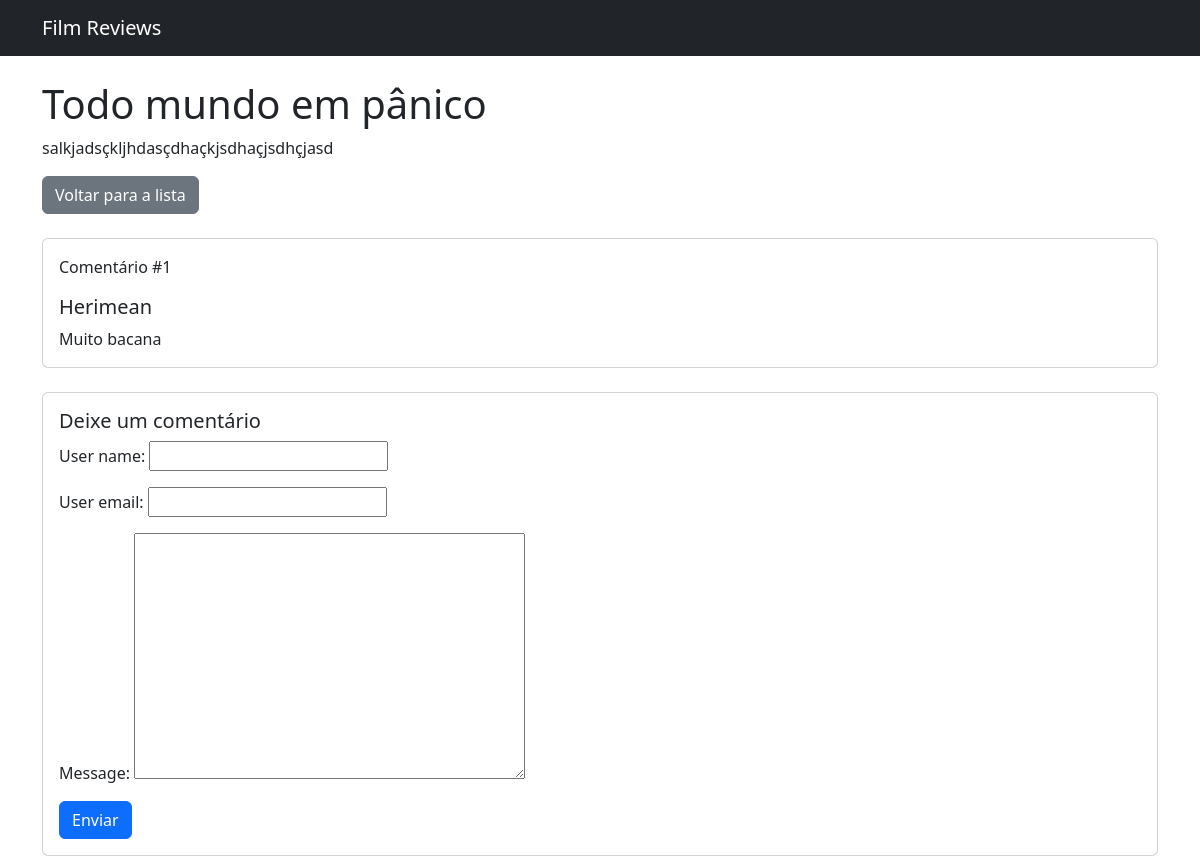
The app's page /reviews/2026/3/7/todo-mundo-em-panico/, older data.
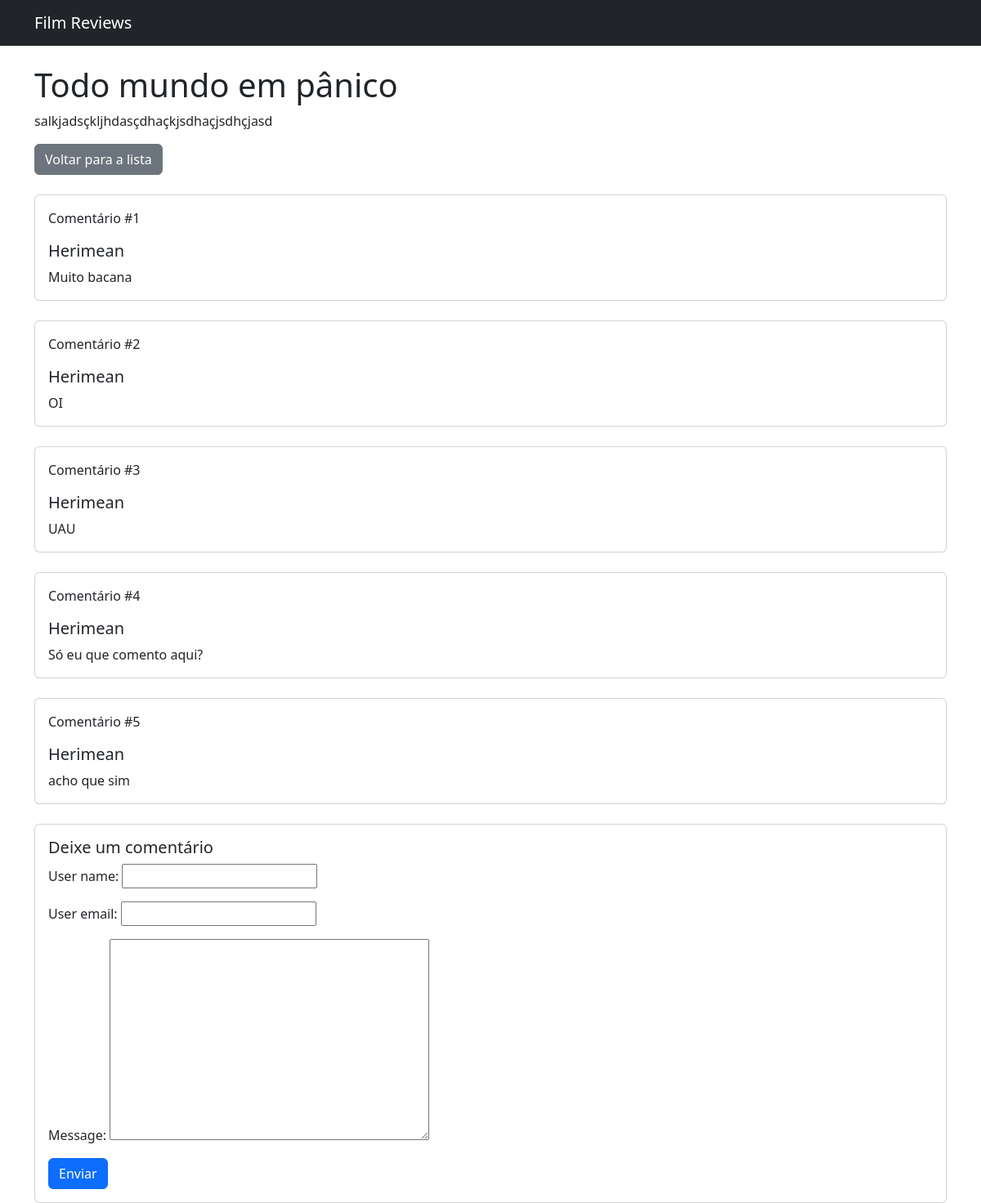
The same page, newer data.
### reviews/models.py (models this page shows, shortened)
class Review(models.Model):
    class Status(models.IntegerChoices):
        DRAFT = 5, 'Draft'
        PUBLISHED = 10, 'Published'
    class Rating(models.IntegerChoices):
        BAD = 0, 'Bad'
        POOR = 1, 'Poor'
        FAIR = 2, 'Fair'
        GOOD = 3, 'Good'
        EXCELLENT = 4, 'Excellent'
        EXCEPTIONAL = 5, 'Exceptional'
    title = models.CharField(max_length=200)
    slugfied_title = models.SlugField(blank=True, default='', max_length=200, unique_for_date='published_at')
    body = models.TextField()
    status = models.IntegerField(choices=Status.choices, default=Status.DRAFT)
    author = models.ForeignKey(User, on_delete=models.CASCADE)
    rating = models.IntegerField(choices=Rating.choices, default=Rating.GOOD)
    published_at = models.DateTimeField(default=timezone.now)
    created_at = models.DateTimeField(auto_now_add=True)
    updated_at = models.DateTimeField(auto_now=True)
    published = PublishedManager()
    objects = models.Manager()
    comments: models.Manager['Comment']

class Comment(models.Model):
    review = models.ForeignKey(Review, on_delete=models.CASCADE, related_name='comments')
    user_name = models.CharField(max_length=200)
    user_email = models.EmailField()
    message = models.TextField()
    active = models.BooleanField(default=True)
    created_at = models.DateTimeField(auto_now_add=True)
    updated_at = models.DateTimeField(auto_now=True)

### reviews/views.py (the view)
# urls.py: path('<int:year>/<int:month>/<int:day>/<slug:slugfied_title>/', views.review_detail, name='review_detail'),
def review_detail(request, year, month, day, slugfied_title):
    form = commentForm()
    review = get_object_or_404 (
        Review.published,
        published_at__year=year,
        published_at__month=month,
        published_at__day=day,
        slugfied_title=slugfied_title
    )
    comments = review.comments.filter(active=True)
    return render(request, 'reviews/detail.html', {'review': review, 'form': form, 'comments': comments})

### reviews/forms.py
class commentForm(forms.ModelForm):
    class Meta:
        model = Comment
        fields = ['user_name', 'user_email', 'message']

### reviews/models.py (called while the page is built)
    def get_queryset(self):
        return super().get_queryset().filter(status=Review.Status.PUBLISHED)

### reviews/templates/reviews/detail.html (shortened to what this page needs)
{% extends 'reviews/base.html' %}
{% block content %}
    <div class="container mt-4">
        <h1>{{ review.title }}</h1>
        <p>{{ review.body }}</p>
        <a href="{% url 'reviews:list_reviews' %}" class="btn btn-secondary">Voltar para a lista</a>
        {% for comment in comments %}
            <div class="card mt-4">
                <div class="card-body">
                    <p class="card-text">Comentário #{{ forloop.counter }}</p>
                    <h5 class="card-title">{{ comment.user_name }}</h5>
                    <p class="card-text">{{ comment.message }}</p>
                </div>
            </div>
        {% empty %}
            <div class="card mt-4">
                <div class="card-body">
                    <h5 class="card-title">Nenhum comentário ainda.</h5>
                </div>
            </div>
        {% endfor %}
        <div class="card mt-4">
            <div class="card-body">
                <h5 class="card-title">Deixe um comentário</h5>
                <form action="{% url 'reviews:add_comment' review.id %}" method="post">
                    {{ form.as_p }}
                    <button type="submit" class="btn btn-primary">Enviar</button>
                </form>
            </div>
        </div>
    </div>
{% endblock %}

### reviews/templates/reviews/base.html (shortened to what this page needs)
<!DOCTYPE html>
<html lang="pt-br">
<head>
    {% load bootstrap5 %}
    {% bootstrap_css %}
</head>
<body>
    <nav class="navbar navbar-expand-lg navbar-dark bg-dark">
        <div class="container">
            <a class="navbar-brand" href="{% url 'reviews:list_reviews' %}">Film Reviews</a>
        </div>
    </nav>
    {% block content %}
    {% endblock %}
</body>
</html>

Row changes from the older to the newer data that the page shows:
added Comment: user_name "Herimean", message "OI"
added Comment: user_name "Herimean", message "UAU"
added Comment: user_name "Herimean", message "Só eu que comento aqui?"
added Comment: user_name "Herimean", message "acho que sim"
